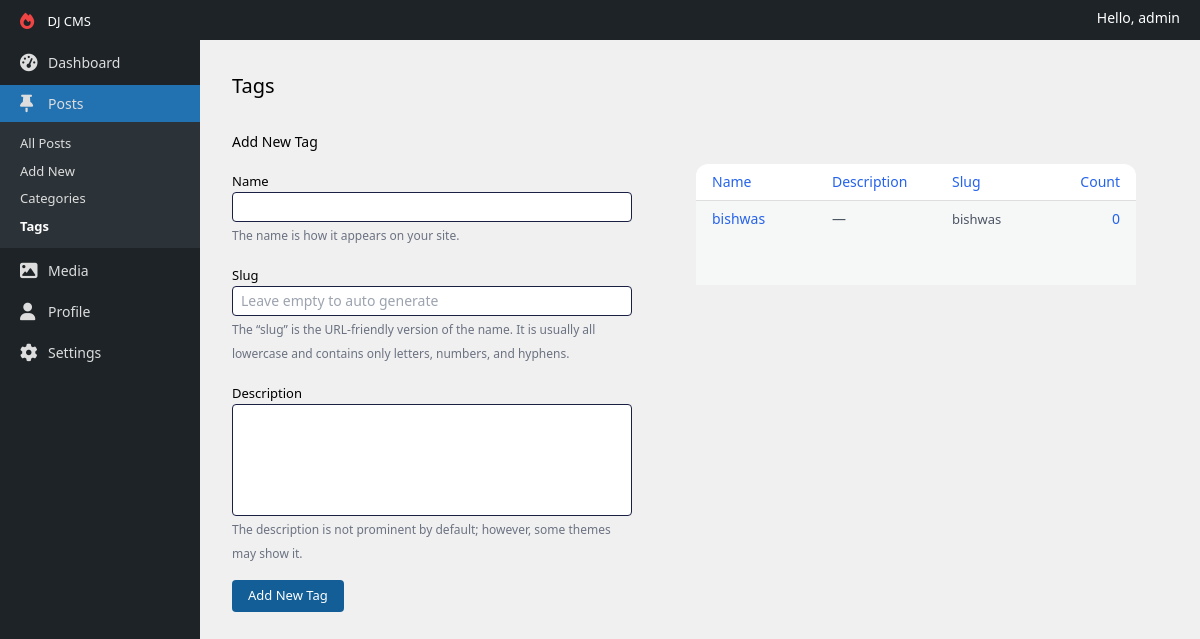
Before: /tags/ (signed in) with the older database file.
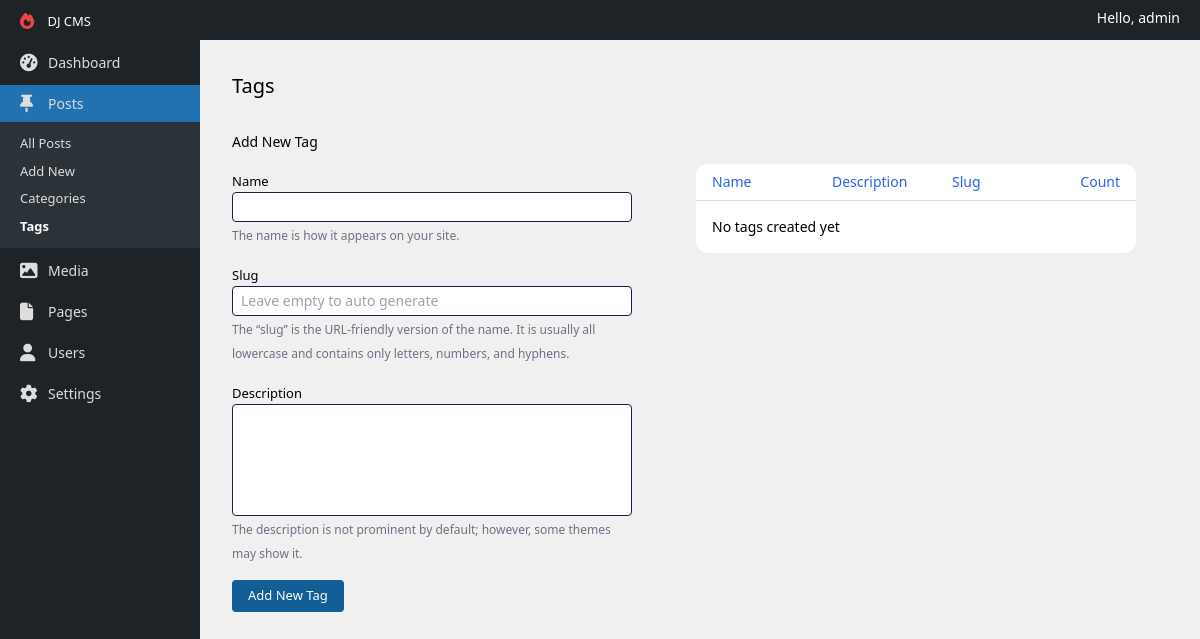
After: the same page with the newer database file.
### apps/content/models.py (models this page shows, shortened)
class Tag(models.Model):
    name = models.CharField(max_length=200)
    slug = models.SlugField(blank=True)
    description = models.TextField(null=True, blank=True)

### apps/dashboard/views.py (the view)
# urls.py: path('tags/', TagsView.as_view(), name='tags'),
class TagsView(AbstractGroupView):
    template_name = 'tags.html'
    form_class = TagForm
    form_success_redirect_url = reverse_lazy('tags')
    model_class = Tag
    count_related_field = 'post_set'

### apps/dashboard/forms.py
class TagForm(forms.ModelForm):
    class Meta:
        model = Tag
        fields = '__all__'

### apps/accounts/models.py (called while the page is built)
    def __str__(self):
        return self.username

### apps/content/utils/order.py (called while the page is built, shortened)
def order_queryset(request: HttpRequest, model_class: Type[Model], queryset: QuerySet) -> QuerySet:
    order_by: Optional[str] = request.GET.get('order_by')
    order: Optional[str] = request.GET.get('order')
    if not order_by:
        return queryset.order_by('pk')

### apps/dashboard/permissions.py (called while the page is built)
    def allow_superuser(self) -> bool:
        return True

    def has_permission(self, request: HttpRequest) -> bool:
        if self.allow_superuser() and request.user.is_superuser:
            return True
        return request.user.is_authenticated and self.has_user_permission(request)

    def dispatch(self, request, *args, **kwargs) -> Union[HttpResponseRedirect, HttpResponse]:
        self._current_path = request.path
        if not self.has_permission(request):
            return HttpResponseRedirect(self.get_login_url())
        return super().dispatch(request, *args, **kwargs)

    def has_user_permission(self, request) -> bool:
        return request.user.role == get_user_model().Roles.EDITOR

### templates/tags.html (shortened to what this page needs)
{% extends 'layouts/default.html' %}
{% block content %}
    <div class="p-2 md:p-8">
        <h1 class="inline-block text-xl">Tags</h1>
        <div class="grid gap-8 lg:grid-cols-[400px_1fr] mt-8">
            <form method="POST">
                <h2 class="text-sm font-medium">Add New Tag</h2>
                <div class="mt-4">
                    {% include 'components/tag-form.html' %}
                    <div class="mt-4">
                        <button type="submit" class="bg-[#135e96] text-white px-4 py-1.5 text-[13px] rounded">Add New Tag</button>
                    </div>
                </div>
            </form>
            <div class="p-0 lg:p-8">
                <div class="bg-white rounded-xl">
                    <table class="w-full">
                        <thead class="border-b border-[#dfdfdf]">
                        <tr class="text-sm border-b border-[#dedede]">
                            <th class="font-normal text-blue-600 py-2 w-1/4 text-start px-4">Name</th>
                            <th class="font-normal text-blue-600 w-1/4 text-start px-4 hidden sm:table-cell">Description
                            </th>
                            <th class="font-normal text-blue-600 w-1/4 text-start px-4 hidden md:table-cell">Slug</th>
                            <th class="font-normal text-blue-600 py-2 w-1/6 text-end px-4 hidden lg:table-cell">Count
                            </th>
                        </tr>
                        </thead>
                        <tbody>
                        {% for tag in items %}
                            <tr class="group text-sm {% cycle 'odd:bg-[#f6f7f7]' 'even:bg-white' %}">
                                <td class="font-normal text-blue-600 px-4 align-top text-sm py-2">
                                    {{ tag.name }}
                                </td>
                                <td class="font-normal w-1/4 align-top text-start text-gray-600 px-4 py-2 hidden sm:table-cell">
                                    {% if tag.description == '' %}
                                        —
                                    {% else %}
                                        {{ tag.description }}
                                    {% endif %}
                                </td>
                                <td class="font-normal w-1/4 align-top text-start text-[13px] text-gray-600 px-4 py-2 hidden md:table-cell">{{ tag.slug }}</td>
                                <td class="font-normal text-blue-600 w-1/6 align-top text-end px-4 py-2 hidden lg:table-cell">
                                    0
                                </td>
                            </tr>
                        {% endfor %}
                        </tbody>
                    </table>
                    {% if not items %}
                        <span class="block p-4 text-sm">No tags created yet</span>
                    {% endif %}
                </div>
            </div>
        </div>
    </div>
{% endblock %}

Changed rows visible on the page:
removed Tag: name "bishwas", slug "bishwas"
changed User "admin": role "author" → "administrator" (drawn)
Other visible differences:
text no longer shown: "Profile"
text now shown: "Pages Users No tags created yet"
